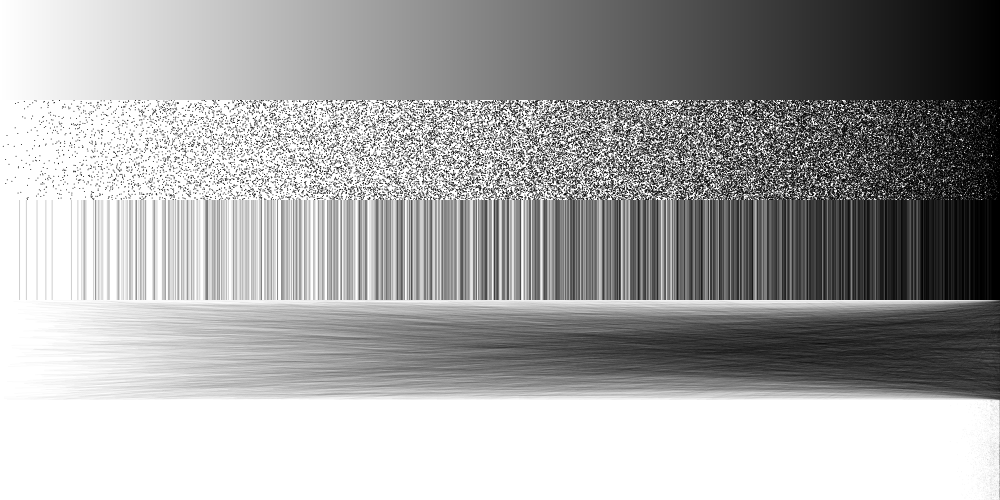
Frame 1 (no input)
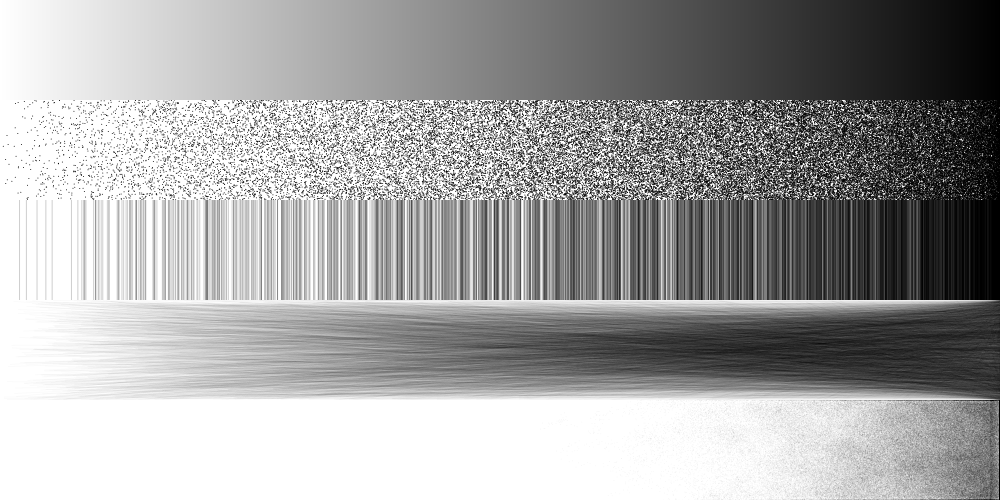
Frame 60 (no input)
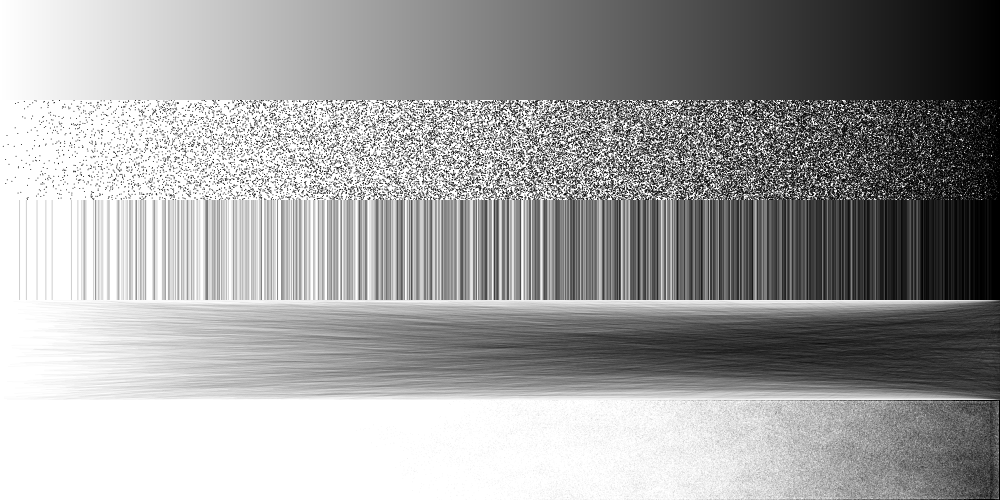
Frame 120 (the mouse pressed at the canvas centre since frame 60)

The p5.js sketch that drew these frames (run headless with seeded random() and noise() and a simulated clock; from frame 60 on, the mouse is pressed at the canvas centre):

// p5.js sketch
// ── sketch.js
let height = 500;
let width = 1000;
let circX, circY;
let radius = 30;
let light, med, dark;
let screens = 5;
n = 80000

function setup() {
    createCanvas(width, height);
    fullColor = createGraphics(width, height/screens);
    points = createGraphics(width, height/screens);
    lines = createGraphics(width, height/screens);
    vertLines = createGraphics(width, height/screens);
    walkerShade = createGraphics(width, height/screens);
    points.background(255);
    vertLines.background(255);
    lines.background(255);
    walkerShade.background(255);
    walkerShade.stroke(0);
    noFill();
    angleMode(DEGREES);
    mouseClicked();
};

function mouseClicked() {
    fullColor.noStroke();
    for(let i = 0; i < width; i++) {
        fullColor.fill(255 - 255 * i / width);
        fullColor.rect(i, 0, 1, height / screens);
    }
    image(fullColor, 0, 0);

    for (let i = 0; i < n; i++) {
        points.point(random(i * width / n, width), random(0, height / screens));
    }
    image(points, 0, height/screens);

    vertLines.stroke(0, 0, 0, 50)
    for (let i = 0; i < n / 20; i++) {
        x = random(i * width * 20 / n, width)
        vertLines.line(x, 0, x, height / 3);
    }
    image(vertLines, 0, 2 * height/screens);

    lines.stroke(0, 0, 0, 5)
    lines.strokeWeight(1);
    for (let i = 0; i < n / 10; i++) {
        lines.line(random(i * width / n, width), random(0, height / screens), width, random(0, height / screens));
    }
    image(lines, 0, 3 * height/screens);

    walkers = [];
    for (let i = 0; i < 500; i++) {
        walkers[i] = new Walker([width, random(0, height / screens)], [0, 0, 0]);
    }

    image(points, 0, height/screens);
}

function draw () {
    for (let i = 0; i < walkers.length; i++) {
        let p = walkers[i]
        for (let j = 0; j < 10; j++) {
            p.display();
            p.move();
        }
    }

    image(walkerShade, 0, 4 * height/screens);
}


let Walker = function(position, colors) {
    this.position = position;
    this.colors = colors;
}

Walker.prototype.move = function() {
    this.position[0] = max(0, min(this.position[0] + random(-10, 10), width));
    this.position[1] = max(0, min(this.position[1] + random(-5, 5), height / screens));
}

Walker.prototype.display = function() {
    walkerShade.stroke(this.colors[0], this.colors[1], this.colors[2], 10);
    walkerShade.point(this.position[0], this.position[1])
}
